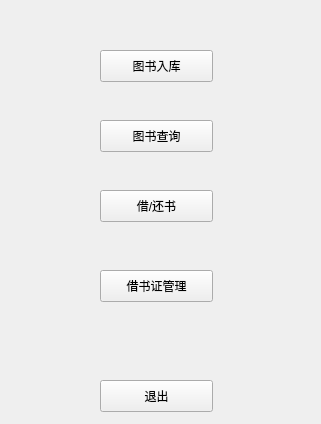
<?xml version="1.0" encoding="UTF-8"?>
<ui version="4.0">
 <class>mgmt</class>
 <widget class="QWidget" name="mgmt">
  <property name="geometry">
   <rect>
    <x>0</x>
    <y>0</y>
    <width>321</width>
    <height>424</height>
   </rect>
  </property>
  <property name="windowTitle">
   <string>Form</string>
  </property>
  <widget class="QPushButton" name="storeBook">
   <property name="geometry">
    <rect>
     <x>100</x>
     <y>50</y>
     <width>113</width>
     <height>32</height>
    </rect>
   </property>
   <property name="text">
    <string>图书入库</string>
   </property>
  </widget>
  <widget class="QPushButton" name="queryBook">
   <property name="geometry">
    <rect>
     <x>100</x>
     <y>120</y>
     <width>113</width>
     <height>32</height>
    </rect>
   </property>
   <property name="text">
    <string>图书查询</string>
   </property>
  </widget>
  <widget class="QPushButton" name="lend">
   <property name="geometry">
    <rect>
     <x>100</x>
     <y>190</y>
     <width>113</width>
     <height>32</height>
    </rect>
   </property>
   <property name="text">
    <string>借/还书</string>
   </property>
  </widget>
  <widget class="QPushButton" name="licenseMgmt">
   <property name="geometry">
    <rect>
     <x>100</x>
     <y>270</y>
     <width>113</width>
     <height>32</height>
    </rect>
   </property>
   <property name="text">
    <string>借书证管理</string>
   </property>
  </widget>
  <widget class="QPushButton" name="exitSys">
   <property name="geometry">
    <rect>
     <x>100</x>
     <y>380</y>
     <width>113</width>
     <height>32</height>
    </rect>
   </property>
   <property name="text">
    <string>退出</string>
   </property>
  </widget>
 </widget>
 <resources/>
 <connections/>
</ui>
